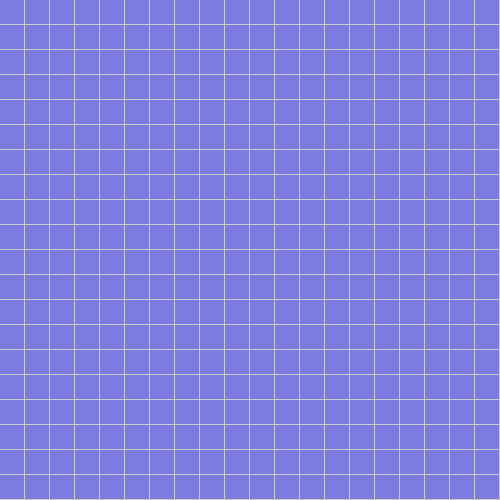
Frame 1 (no input)
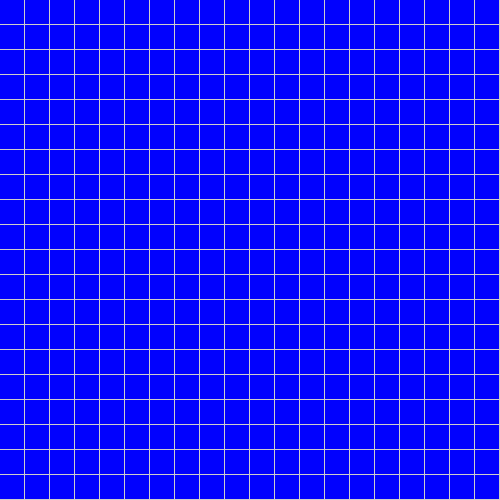
Frame 60 (the mouse pressed at the canvas centre just before this capture)
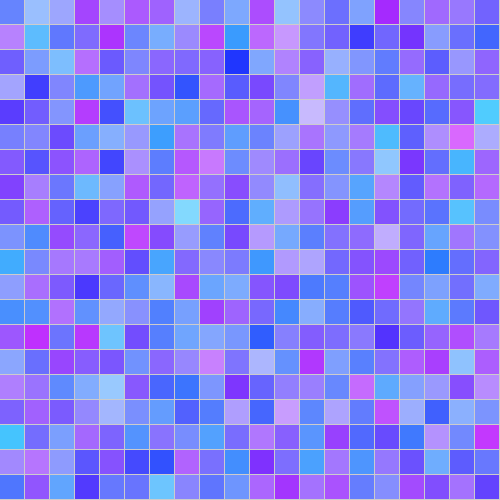
Frame 120 (the mouse held since frame 60 and released just before this capture)

The Processing sketch that drew these frames (run headless with seeded random() and noise(); from frame 60 on, the mouse is pressed at the canvas centre):

// Processing sketch: Iteration
// ── Iteration.pde
/* Iteration example - BT */

float row = 20; // how many rows
float bubbles = pow(row,2); // or try 10000 to make some noise
float size;

void setup() {
 size(500,500); 
 noStroke();
 size = width/row;
}

void draw() {
  
  //this is a good template for making a grid
  for (float i=0;i<bubbles;i++) {
   
    float x = (i%row) * size;
    float y = int(i/row) * size;
    
    // draw
    fill(random(mouseX),random(mouseY),255, 100);
    rect(x,y,size-1,size-1);
   
  }
  
}
